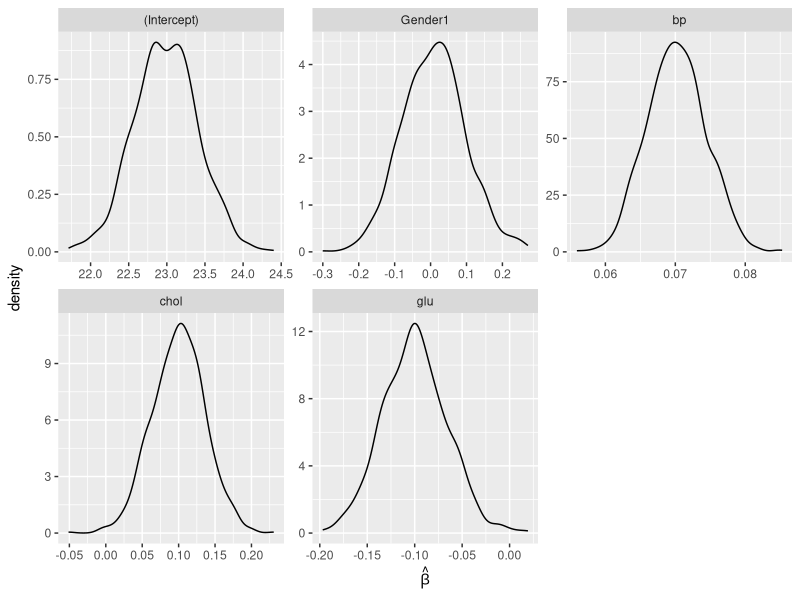
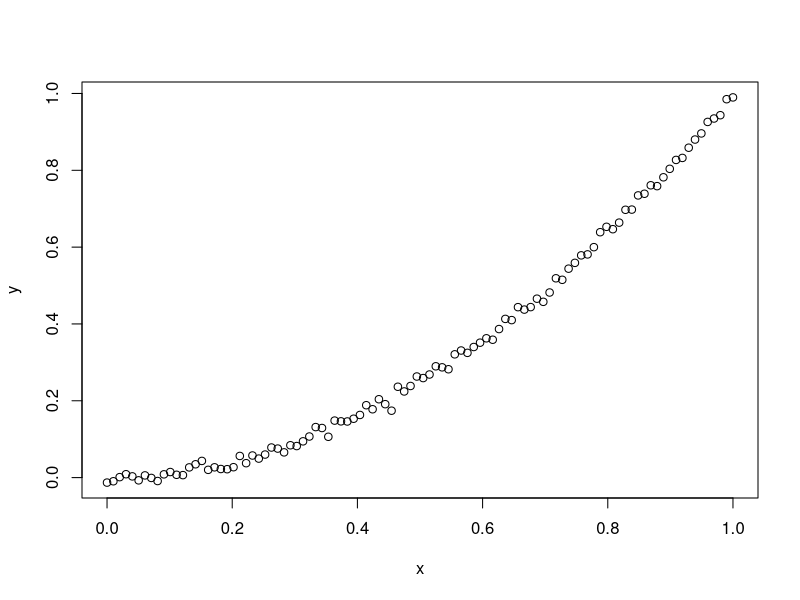

Recreate these plots in R, in order. (Note: this script raises an error after producing the figures.)
## ---- chunk 1
library(ggplot2)
## ---- chunk 2
set.seed(123)
n = 5000
gen = sample(size = n, prob = c(0.5,0.5), x = c(0,1),replace = T)
blood = rep(NA, n)
blood[gen==0] = rnorm(sum(gen==0), 80, 10.5)
blood[gen==1] = rnorm(sum(gen==1), 82, 10.5)
chol = rnorm(n, 5.69, sd = sqrt(1.31))
glu = rnorm(n, 5.12, 1.24)
dat = data.frame(Gender = gen, bp = blood, chol = chol, glu = glu)
dat$bmi = 23 + 0.01*dat$Gender+ 0.07*dat$bp + 0.1 * dat$chol - 0.1*dat$glu + rnorm(5000, mean = 0, sd = 3)
dat$Gender = as.factor(dat$Gender)
summary(lm(bmi~Gender + bp + chol+ glu, data = dat))
## ---- chunk 3
run_lm<-function(){
  n = 5000
gen = sample(size = n, prob = c(0.5,0.5), x = c(0,1),replace = T)
blood = rep(NA, n)
blood[gen==0] = rnorm(sum(gen==0), 80, 10.5)
blood[gen==1] = rnorm(sum(gen==1), 82, 10.5)
chol = rnorm(n, 5.69, sd = sqrt(1.31))
glu = rnorm(n, 5.12, 1.24)
dat = data.frame(Gender = gen, bp = blood, chol = chol, glu = glu)
dat$bmi = 23 + 0.01*dat$Gender+ 0.07*dat$bp + 0.1 * dat$chol - 0.1*dat$glu + rnorm(5000, mean = 0, sd = 3)
dat$Gender = as.factor(dat$Gender)
coefs = data.frame(coef(lm(bmi~., data = dat)))
return(coefs)
}

n_sim = 1000
coefs <- data.frame()
for(i in 1:n_sim){
  coefs <- rbind(coefs, t(run_lm()))
}
row.names(coefs) = 1:n_sim
head(coefs)

plot_dat = reshape2::melt(coefs)
ggplot(plot_dat, aes(x = value))+
  geom_density()+
  facet_wrap(vars(variable), scale = 'free')+
  xlab(expression(hat(beta)))
## ---- chunk 4
x = seq(0,1,length.out = 100)
y = x^2 + rnorm(100, 0, 0.01)
plot(x,y)
## ---- chunk 5
data('UN11', package = 'alr4')
lmod = lm(log(ppgdp) ~ fertility + log(pctUrban), data = UN11)
summary(lmod)
## ---- chunk 6
n=5000
dat = data.frame(row.names = seq(1,n))
dat$x1 = abs(rnorm(n, mean = 5, sd = 2))
dat$x2 = 1000*rgamma(n, 1, 20)
dat$x3 = 100*rbeta(n,1,5)
dat$y = 20 - sqrt(dat$x1) + 2*log(dat$x2)+ 0.5*dat$x3 + rnorm(n, 0, 4)
lmod = lm(y~x1+x2+x3, data = dat)
summary(lmod)
#write.table(dat, '../data/simu_exam1.txt', sep = '\t', row.names = F, col.names = T, quote = F)
